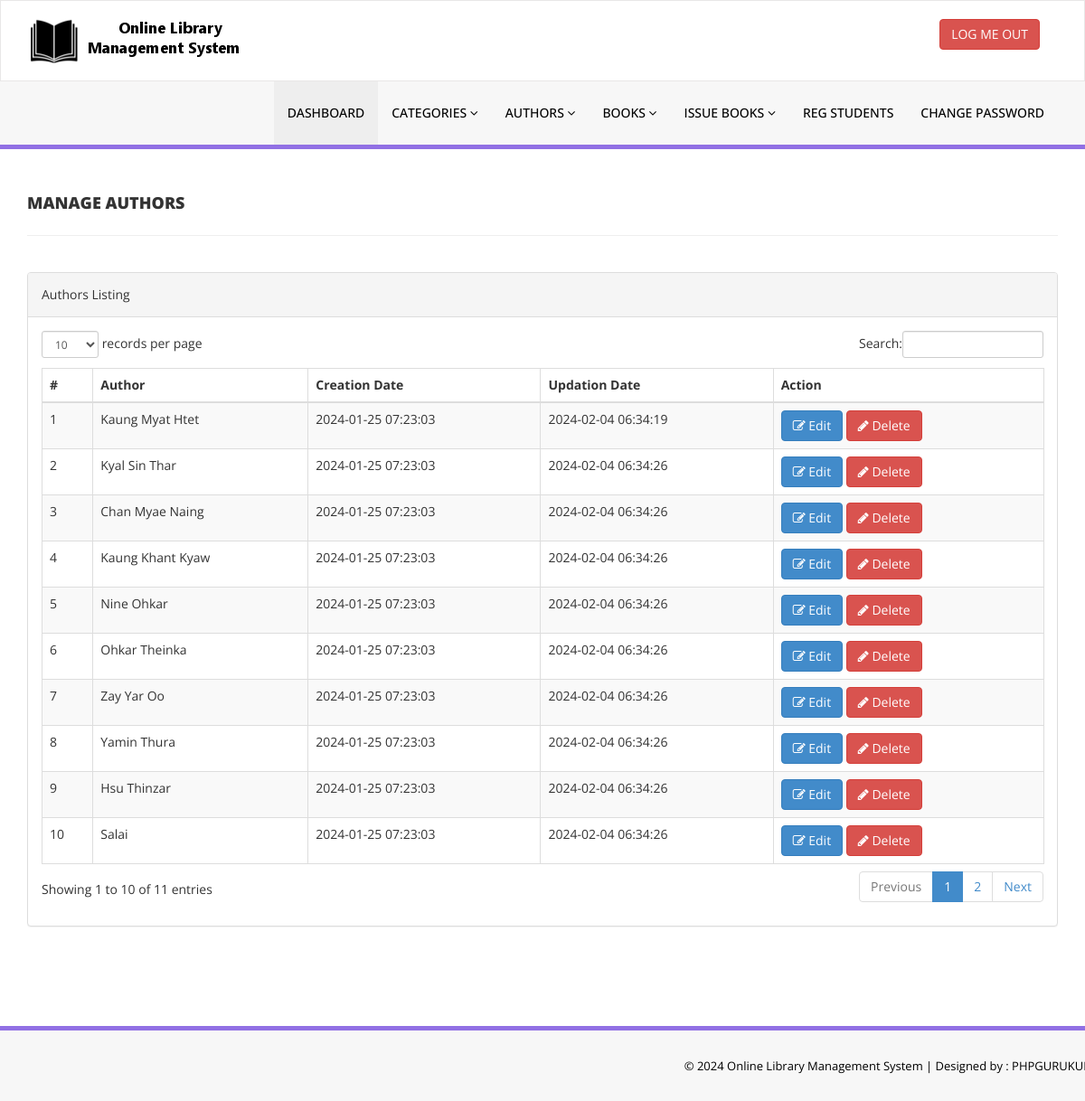
/library/admin/manage-authors.php (signed in), run on the app's committed database.
### tables this page shows
CREATE TABLE `tblauthors` (
  `id` int(11) NOT NULL,
  `AuthorName` varchar(159) DEFAULT NULL,
  `creationDate` timestamp NULL DEFAULT current_timestamp(),
  `UpdationDate` timestamp NULL DEFAULT NULL ON UPDATE current_timestamp()
);

### library/admin/manage-authors.php (the view, shortened to what this page needs)
<?php
include('includes/config.php');
if(strlen($_SESSION['alogin'])==0)
    {
header('location:index.php');
}
else{
    ?>
<!DOCTYPE html>
<html xmlns="http://www.w3.org/1999/xhtml">
<head>
    <link href="assets/css/bootstrap.css" rel="stylesheet" />
    <link href="assets/css/font-awesome.css" rel="stylesheet" />
    <link href="assets/js/dataTables/dataTables.bootstrap.css" rel="stylesheet" />
    <link href="assets/css/style.css" rel="stylesheet" />
</head>
<body>
<?php include('includes/header.php');?>
    <div class="content-wrapper">
         <div class="container">
        <div class="row pad-botm">
            <div class="col-md-12">
                <h4 class="header-line">Manage Authors</h4>
    </div>
     <div class="row">
</div>
        </div>
            <div class="row">
                <div class="col-md-12">
                    <div class="panel panel-default">
                        <div class="panel-heading">
                           Authors Listing
                        </div>
                        <div class="panel-body">
                            <div class="table-responsive">
                                <table class="table table-striped table-bordered table-hover" id="dataTables-example">
                                    <thead>
                                        <tr>
                                            <th>#</th>
                                            <th>Author</th>
                                            <th>Creation Date</th>
                                            <th>Updation Date</th>
                                            <th>Action</th>
                                        </tr>
                                    </thead>
                                    <tbody>
<?php $sql = "SELECT * from  tblauthors";
$query = $dbh -> prepare($sql);
$query->execute();
$results=$query->fetchAll(PDO::FETCH_OBJ);
$cnt=1;
if($query->rowCount() > 0)
{
foreach($results as $result)
{               ?>
                                        <tr class="odd gradeX">
                                            <td class="center"><?php echo htmlentities($cnt);?></td>
                                            <td class="center"><?php echo htmlentities($result->AuthorName);?></td>
                                            <td class="center"><?php echo htmlentities($result->creationDate);?></td>
                                            <td class="center"><?php echo htmlentities($result->UpdationDate);?></td>
                                            <td class="center">
                                            <a href="edit-author.php?athrid=<?php echo htmlentities($result->id);?>"><button class="btn btn-primary"><i class="fa fa-edit "></i> Edit</button>
                                          <a href="manage-authors.php?del=<?php echo htmlentities($result->id);?>" onclick="return confirm('Are you sure you want to delete?');"" >  <button class="btn btn-danger"><i class="fa fa-pencil"></i> Delete</button>
                                            </td>
                                        </tr>
 <?php $cnt=$cnt+1;}} ?>
                                    </tbody>
                                </table>
                            </div>
                        </div>
                    </div>
                </div>
            </div>
    </div>
    </div>
  <?php include('includes/footer.php');?>
</body>
</html>
<?php } ?>

### library/admin/assets/css/style.css (style rules this page uses)
.content-wrapper { margin-top: 40px; min-height:800px; padding-bottom:90px; }
.header-line { font-weight:900; padding-bottom:25px; border-bottom:1px solid #eeeeee; text-transform:uppercase; }
.pad-botm { padding-bottom:30px; }

### data on the page
tblauthors: AuthorName "Kaung Myat Htet", creationDate "2024-01-25 07:23:03", UpdationDate "2024-02-04 06:34:19"
tblauthors: AuthorName "Kyal Sin Thar", creationDate "2024-01-25 07:23:03", UpdationDate "2024-02-04 06:34:26"
tblauthors: AuthorName "Chan Myae Naing", creationDate "2024-01-25 07:23:03", UpdationDate "2024-02-04 06:34:26"
tblauthors: AuthorName "Kaung Khant Kyaw", creationDate "2024-01-25 07:23:03", UpdationDate "2024-02-04 06:34:26"
tblauthors: AuthorName "Nine Ohkar", creationDate "2024-01-25 07:23:03", UpdationDate "2024-02-04 06:34:26"
tblauthors: AuthorName "Ohkar Theinka", creationDate "2024-01-25 07:23:03", UpdationDate "2024-02-04 06:34:26"
tblauthors: AuthorName "Zay Yar Oo", creationDate "2024-01-25 07:23:03", UpdationDate "2024-02-04 06:34:26"
tblauthors: AuthorName "Yamin Thura", creationDate "2024-01-25 07:23:03", UpdationDate "2024-02-04 06:34:26"
tblauthors: AuthorName "Hsu Thinzar", creationDate "2024-01-25 07:23:03", UpdationDate "2024-02-04 06:34:26"
tblauthors: AuthorName "Salai", creationDate "2024-01-25 07:23:03", UpdationDate "2024-02-04 06:34:26"
